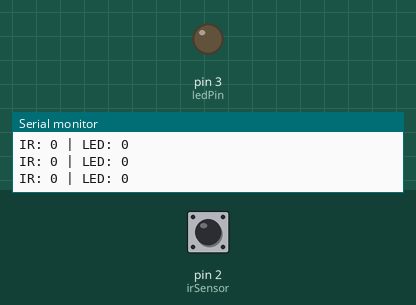
Bench run of a sketch on a simulated Arduino Uno, built with avr-gcc and run on an emulated ATmega328P. On the bench: output pins drawn as LEDs (lit = HIGH), the last lines printed to the serial monitor. The test bench sets the inputs (shaded band); at power-on: pin 2 (irSensor) LOW.

Above: at 1.2 s.
1.3 s: pin 2 (irSensor) driven HIGH
At 2.1 s:
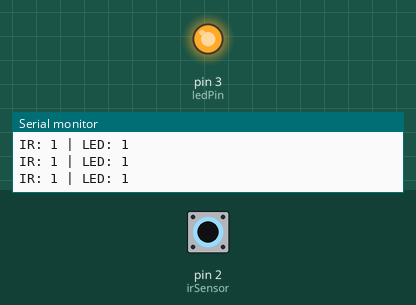
2.8 s: pin 2 (irSensor) pulsed LOW 2 times (0.12 s each, 0.3 s apart)
At 3.8 s:
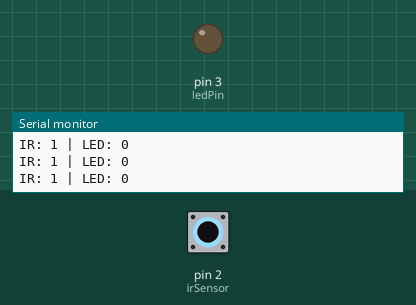
6.4 s: pin 2 (irSensor) pulsed LOW 5 times (0.12 s each, 0.3 s apart)
At 8.9 s:
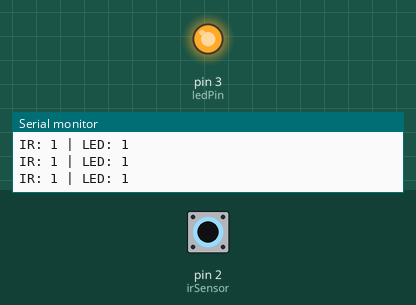
Timing chart, 0 to 10.4 s (numbered marks = the images above; inputs shaded):
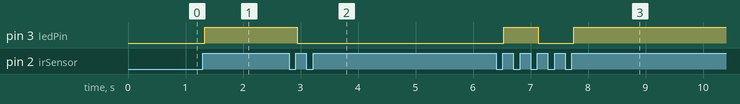

The sketch:

gesture_control.ino
```cpp
const int irSensor = 2;
const int ledPin = 3;

bool ledState = false;
bool prevState = LOW;

void setup() {
  pinMode(irSensor, INPUT);
  pinMode(ledPin, OUTPUT);
  digitalWrite(ledPin, LOW);
  Serial.begin(9600);
  Serial.println("System Ready...");
}

void loop() {
  bool currentState = digitalRead(irSensor);

  Serial.print("IR: ");
  Serial.print(currentState);
  Serial.print(" | LED: ");
  Serial.println(ledState);

  if (currentState == HIGH && prevState == LOW) {
    ledState = !ledState;
    digitalWrite(ledPin, ledState ? HIGH : LOW);
    delay(300); // debounce delay
  }

  prevState = currentState;
}
```

Measured:
- after the input at 1.3 s, pin 3 (ledPin): LOW → HIGH at once
- after the input at 2.8 s, pin 3 (ledPin): HIGH → LOW after 0.14 s
- after the input at 6.4 s, pin 3 (ledPin): LOW → HIGH after 0.14 s, → LOW 0.60 s later, → HIGH 0.62 s later
